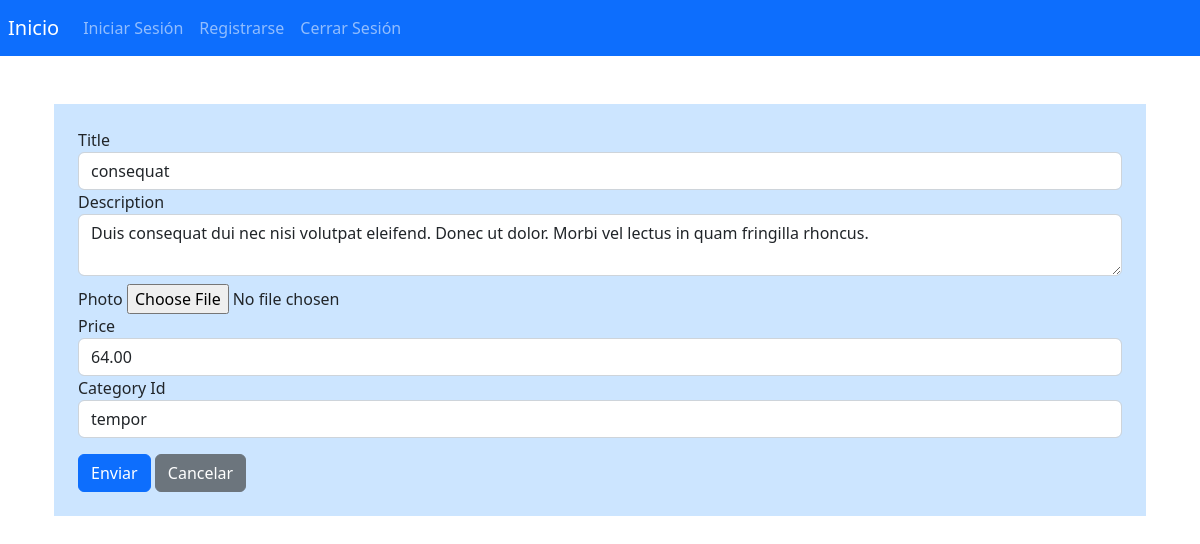
Page /products/update/1 on the committed database.
### app/models.py (models this page shows)
class Product(db.Model):
    __tablename__ = "products"
    id = db.Column(db.Integer, primary_key=True, autoincrement=True)
    title = db.Column(db.Text, nullable=False)
    description = db.Column(db.Text, nullable=False)
    photo = db.Column(db.Text)
    price = db.Column(db.DECIMAL(10, 2), nullable=False)
    category_id = db.Column(db.Integer, db.ForeignKey('categories.id'))
    seller_id = db.Column(db.Integer, db.ForeignKey('users.id'), default=1)
    created = db.Column(db.DATETIME, default=now(), nullable=False)
    updated = db.Column(db.DATETIME, default=now(), onupdate=now(), nullable=False)
    category = db.relationship('Category', backref='products')
    seller = db.relationship('User', backref='products')

### app/routes_main.py (the view, shortened to what this page needs)
@main_bp.route('/products/update/<int:id>', methods=["GET", "POST"])
def update_item(id):
    categories = Category.query.all()
    product = Product.query.get_or_404(id)
    form = ProductForm(obj = product)
    form.category_id.choices=[(categoria.name) for categoria in categories]
    if request.method == 'GET' :
        categories = Category.query.all()
        return render_template('products/create-update-product.html', categories=categories, product=product, form = form)
    return redirect(url_for('main_bp.item_list'))

### app/forms.py
class ProductForm(FlaskForm):
    title = StringField(
        validators = [validators.DataRequired()]
        )
    description = TextAreaField(
        validators = [validators.DataRequired()]
        )
    photo = FileField(
        validators = [validators.DataRequired()]
        )
    price = DecimalField(
        validators = [validators.DataRequired(), validators.NumberRange(min=0, message='El precio debe ser mayor o igual a cero')]
        )
    category_id = SelectField(
        validators = [validators.InputRequired()]
        )
    submit = SubmitField()

### app/templates/products/create-update-product.html (shortened to what this page needs)
    {% extends 'layout.html' %}
    {% block content %}
    {% if not product %}
    <div class="container mt-4">
        <form method="POST" action="/products/create" enctype="multipart/form-data" class="p-4 rounded-lg" style="background-color: #cce5ff">
            {{ form.csrf_token }}
            <div class="form-group">
                <label for="{{ form.title.id }}">{{ form.title.label }}</label>
                {{ form.title(class="form-control", id=form.title.id) }}
            </div>
            <div class="form-group">
                <label for="{{ form.description.id }}">{{ form.description.label }}</label>
                {{ form.description(class="form-control", id=form.description.id) }}
            </div>
            <div class="form-group mt-2">
                <label for="{{ form.photo.id }}">{{ form.photo.label }}</label>
                {{ form.photo(class="form-control-file", id=form.photo.id) }}
            </div>
            <div class="form-group">
                <label for="{{ form.price.id }}">{{ form.price.label }}</label>
                {{ form.price(class="form-control", id=form.price.id) }}
            </div>
            <div class="form-group">
                <label for="{{ form.category_id.id }}">{{ form.category_id.label }}</label>
                {{ form.category_id(class="form-control", id=form.category_id.id) }}
            </div>
            <div class="mt-3">
                <button type="submit" class="btn btn-primary btn-block">Crear</button>
                <button type="reset" class="btn btn-secondary btn-block">Reiniciar</button>
            </div>
        </form>
    </div>
        {% else %}
        <div class="container mt-4">
            <form method="POST" action="/products/update/{{ product['id'] }}" enctype="multipart/form-data" class="p-4 rounded-lg" style="background-color: #cce5ff">
                <div class="form-group">
                    <label for="{{ form.title.id }}">{{ form.title.label }}</label>
                    {{ form.title(class="form-control", id=form.title.id) }}
                </div>
                <div class="form-group">
                    <label for="{{ form.description.id }}">{{ form.description.label }}</label>
                    {{ form.description(class="form-control", id=form.description.id) }}
                </div>
                <div class="form-group mt-2">
                    <label for="{{ form.photo.id }}">{{ form.photo.label }}</label>
                    {{ form.photo(class="form-control-file", id=form.photo.id) }}
                </div>
                <div class="form-group">
                    <label for="{{ form.price.id }}">{{ form.price.label }}</label>
                    {{ form.price(class="form-control", id=form.price.id) }}
                </div>
                <div class="form-group">
                    <label for="{{ form.category_id.id }}">{{ form.category_id.label }}</label>
                    {{ form.category_id(class="form-control", id=form.category_id.id) }}
                </div>
                <div class="mt-3">
                    <button type="submit" class="btn btn-primary btn-block">Enviar</button>
                    <a href="/" class="btn btn-secondary btn-block">Cancelar</a>
                </div>
            </form>
        </div>
        {% endif %}
    {% endblock %}

### rows in the picture
Product: title "consequat", description "Duis consequat dui nec nisi volutpat eleifend. Donec ut dolor. Morbi vel lectus in quam fringilla rhoncus.", price "64.00", category_id "tempor"
